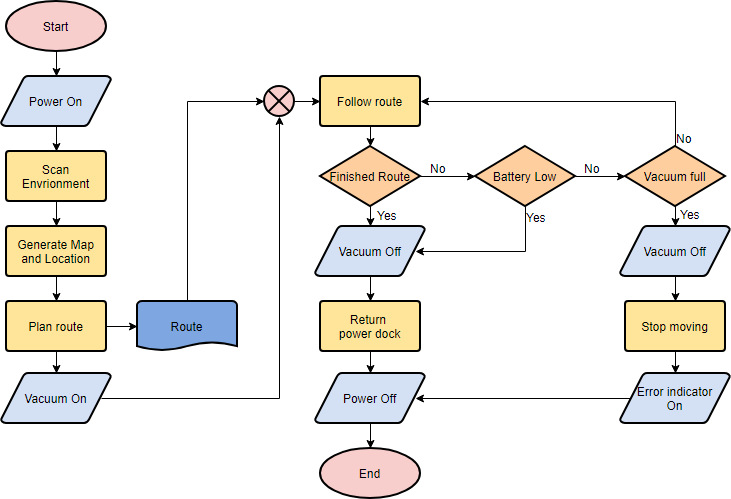
#> input picture data/input/test_flowchart.png, 731 x 499 px
$ python naive.py data/input/test_flowchart.png
#> lines starting #> are read from the running program, lines starting #| are printed output that depends on the picture; after the words box and inside, x2 and y2 are one past the last pixel; in counts of white or black regions, pixels touching at a corner belong together
#!/usr/bin/env python3
"""
naive.py – Pipeline Baseline "ngây thơ" (không có các cải tiến tối ưu)
======================================================================
Giữ nguyên cấu trúc 4 bước của pipeline chính (main.py) nhưng loại bỏ
toàn bộ các ý tưởng cải tiến, dùng làm mốc so sánh (baseline):

  Step 1 – Preprocessing:
      Otsu Threshold TOÀN CỤC duy nhất — KHÔNG dùng Adaptive Thresholding,
      KHÔNG có 2 ngưỡng High-C/Low-C riêng cho node và line,
      KHÔNG skeletonize.

  Step 2 – Node detection:
      findContours MỘT LƯỢT trực tiếp trên ảnh Otsu + đếm đỉnh
      approxPolyDP — KHÔNG Canny, KHÔNG phân tích phả hệ contour
      (RETR_TREE), KHÔNG RANSAC/khớp hình học, KHÔNG Iterative Masking,
      KHÔNG khử arrowhead, KHÔNG giới hạn kích thước node
      (MAX_NODE_WIDTH/HEIGHT), KHÔNG lọc Bad Node (chồng lấp/khổng lồ).

  Step 3 – Edge detection:
      HoughLinesP TOÀN CỤC + nối tâm gần nhất (Center Snapping) —
      KHÔNG Pairwise ROI Pathfinding, KHÔNG xác định hướng bằng
      arrowhead, KHÔNG hậu xử lý nét vẽ mồ côi (Leftover).

  Step 4 – OCR: Bỏ qua.

  Trực quan hóa: nối đường thẳng đâm xuyên tâm 2 node —
      KHÔNG bám quỹ đạo nét vẽ thực tế (fillPoly).

Usage:
    python naive.py path/to/image.png [-v]
"""

from __future__ import annotations

import argparse
import json
import logging
import sys
from pathlib import Path

import cv2
import numpy as np

logger = logging.getLogger("NaivePipeline")


def setup_logging(verbose: bool = False) -> None:
    level = logging.DEBUG if verbose else logging.INFO
    logging.basicConfig(
        level=level,
        format="%(asctime)s  %(levelname)-8s  %(name)s  %(message)s",
        datefmt="%H:%M:%S",
    )


# ── Step 1: Preprocessing (Otsu toàn cục, một ngưỡng duy nhất) ──

def naive_preprocess(gray: np.ndarray, image_stem: str) -> np.ndarray:
    """Nhị phân hóa bằng Otsu toàn cục. Một ảnh duy nhất dùng chung
    cho cả detect node lẫn detect line (không Dual-C, không skeleton)."""
    _, binary = cv2.threshold(
        gray, 0, 255, cv2.THRESH_BINARY_INV + cv2.THRESH_OTSU
    )
    step1_dir = Path("data/step1_preprocessed")
    step1_dir.mkdir(parents=True, exist_ok=True)
    cv2.imwrite(str(step1_dir / f"{image_stem}_naive_preprocessed.png"), binary)
    return binary


# ── Step 2: Node detection (một lượt contour, không lọc gì) ─────

def naive_detect_nodes(binary: np.ndarray) -> list[dict]:
    """Quét contour MỘT lượt duy nhất trên ảnh nhị phân Otsu, phân loại
    thô bằng số đỉnh. Dùng RETR_LIST để lấy mọi contour (kể cả lỗ bên
    trong các khối) nhưng KHÔNG phân tích quan hệ cha–con của phả hệ,
    không giới hạn kích thước, không lọc chồng lấp, không mask-and-repeat.
    Hệ quả: khối liên thông bao ngoài cũng bị nhận nhầm thành một node
    khổng lồ và không có bộ lọc nào loại nó ra."""
    contours, _ = cv2.findContours(
        binary, cv2.RETR_LIST, cv2.CHAIN_APPROX_SIMPLE
    )

    nodes = []
    for cnt in contours:
        area = cv2.contourArea(cnt)
        if area < 300:  # chỉ lọc nhiễu li ti, không có giới hạn trên
            continue

        x, y, w, h = cv2.boundingRect(cnt)
        peri = cv2.arcLength(cnt, True)
        approx = cv2.approxPolyDP(cnt, 0.04 * peri, True)
        verts = len(approx)

        # Phân loại ngây thơ: chỉ dựa vào số đỉnh
        if verts == 4:
            node_type = "Process"
        elif verts == 3:
            node_type = "Decision"
        elif verts > 4:
            node_type = "Connector" if 0.8 < w / h < 1.2 else "Terminal"
        else:
            node_type = "Process"

        nodes.append({
            "id": f"n{len(nodes) + 1}",
            "type": node_type,
            "bbox": [int(x), int(y), int(w), int(h)],
            "center": (int(x + w // 2), int(y + h // 2)),
        })

    logger.info("Detected %d nodes (single-pass, no filtering)", len(nodes))
    return nodes


# ── Step 3: Edge detection (Hough toàn cục + Center Snapping) ───

def naive_detect_edges(binary: np.ndarray, nodes: list[dict]) -> list[dict]:
    """Chạy HoughLinesP trên ảnh nhị phân Otsu TOÀN cục, snap 2 đầu mút
    của mỗi đoạn thẳng về tâm node gần nhất. Không ROI theo cặp,
    không xác định hướng."""
    lines = cv2.HoughLinesP(
        binary, rho=1, theta=np.pi / 180,
        threshold=80, minLineLength=50, maxLineGap=15,
    )

    edges: list[dict] = []
    seen: set[tuple[str, str]] = set()

    if lines is None or len(nodes) < 2:
        logger.info("Detected 0 edges")
        return edges

    SNAP_DIST = 120.0  # ngưỡng snap lớn, chấp nhận sai
    for line in lines:
        x1, y1, x2, y2 = line[0]

        n1_best, n1_dist = None, SNAP_DIST
        n2_best, n2_dist = None, SNAP_DIST
        for node in nodes:
            cx, cy = node["center"]
            d1 = np.hypot(x1 - cx, y1 - cy)
            d2 = np.hypot(x2 - cx, y2 - cy)
            if d1 < n1_dist:
                n1_best, n1_dist = node["id"], d1
            if d2 < n2_dist:
                n2_best, n2_dist = node["id"], d2

        if n1_best and n2_best and n1_best != n2_best:
            pair = tuple(sorted([n1_best, n2_best]))
            if pair not in seen:
                seen.add(pair)
                # Không có arrowhead detection → hướng chỉ là thứ tự đầu mút
                edges.append({"source": n1_best, "target": n2_best, "label": ""})

    logger.info("Detected %d edges (global Hough + center snapping)", len(edges))
    return edges


# ── Visualization (nối thẳng tâm, không bám nét vẽ) ─────────────

NODE_COLORS = {
    "Process": (0, 255, 0),
    "Decision": (0, 165, 255),
    "Connector": (255, 0, 0),
    "Terminal": (255, 255, 0),
}


def naive_visualize(img: np.ndarray, nodes: list[dict], edges: list[dict],
                    out_path: Path) -> None:
    from utils.visualization import append_legend

    vis = img.copy()
    colors = NODE_COLORS

    for node in nodes:
        x, y, w, h = node["bbox"]
        color = colors.get(node["type"], (0, 255, 0))
        cv2.rectangle(vis, (x, y), (x + w, y + h), color, 2)
        cv2.putText(vis, f'{node["id"]}:{node["type"]}', (x, max(y - 5, 12)),
                    cv2.FONT_HERSHEY_SIMPLEX, 0.45, color, 1, cv2.LINE_AA)

    node_map = {n["id"]: n for n in nodes}
    for edge in edges:
        n1 = node_map.get(edge["source"])
        n2 = node_map.get(edge["target"])
        if n1 and n2:
            # Đường thẳng ảo đâm xuyên tâm — không theo quỹ đạo nét vẽ thật
            cv2.line(vis, n1["center"], n2["center"], (0, 0, 255), 2)
            cv2.circle(vis, n1["center"], 6, (255, 0, 0), -1)
            cv2.circle(vis, n2["center"], 6, (255, 0, 0), -1)

    vis = append_legend(vis, [
        *[("rect", name, color) for name, color in NODE_COLORS.items()],
        ("line", "Edge (straight center line)", (0, 0, 255)),
        ("dot", "Snapped endpoint", (255, 0, 0)),
    ])
    cv2.imwrite(str(out_path), vis)


# ── Pipeline ────────────────────────────────────────────────────

def run_naive_pipeline(image_path: Path) -> dict:
    logger.info("=" * 60)
    logger.info("NAIVE PIPELINE START: %s", image_path.name)
    logger.info("=" * 60)

    img = cv2.imread(str(image_path))
    if img is None:
        raise FileNotFoundError(f"Không thể đọc ảnh: {image_path}")

    output_dir = Path("data/output")
    output_dir.mkdir(parents=True, exist_ok=True)

    gray = cv2.cvtColor(img, cv2.COLOR_BGR2GRAY)

    # Step 1 – một ảnh nhị phân duy nhất dùng chung cho mọi bước sau
    logger.info("▶ Step 1: Preprocessing (Global Otsu, single threshold)")
    binary = naive_preprocess(gray, image_path.stem)

    # Step 2 – node detection một lượt, không tinh chỉnh
    logger.info("▶ Step 2: Node detection (single-pass contours)")
    nodes = naive_detect_nodes(binary)
    logger.info("▶ Step 2b: Fine-tuning — SKIPPED (no size limit, no bad-node filter)")

    # Step 3 – Hough toàn cục
    logger.info("▶ Step 3: Edge detection (global HoughLinesP)")
    edges = naive_detect_edges(binary, nodes)
    logger.info("▶ Step 3b: Fine-tuning — SKIPPED (no leftover detection)")

    # Step 4 – bỏ qua
    logger.info("▶ Step 4: OCR — SKIPPED")

    graph = {
        "source_image": image_path.name,
        "nodes": [
            {"id": n["id"], "type": n["type"], "text": "",
             "bbox": n["bbox"], "is_bad": False}
            for n in nodes
        ],
        "edges": edges,
    }

    json_path = output_dir / f"{image_path.stem}_naive_graph.json"
    with open(json_path, "w", encoding="utf-8") as f:
        json.dump(graph, f, indent=2, ensure_ascii=False)
    logger.info("✓ Graph JSON → %s", json_path)

    vis_path = output_dir / f"{image_path.stem}_naive_result.png"
    naive_visualize(img, nodes, edges, vis_path)
    logger.info("✓ Visualisation → %s", vis_path)

    logger.info("NAIVE PIPELINE COMPLETE: %s  (%d nodes, %d edges)",
                image_path.name, len(graph["nodes"]), len(graph["edges"]))
    return graph


def main() -> None:
    parser = argparse.ArgumentParser(
        description="Naive baseline flowchart digitisation (no optimisations)."
    )
    parser.add_argument(
        "image", nargs="?", type=Path, default=None,
        help="Path to a flowchart image. "
             "Defaults to data/input/test_flowchart.png.",
    )
    parser.add_argument("-v", "--verbose", action="store_true",
                        help="Enable debug logging.")
    args = parser.parse_args()

    setup_logging(args.verbose)

    img_path = args.image or Path("data/input/test_flowchart.png")
    if not img_path.exists():
        logger.error("Không tìm thấy file ảnh: %s", img_path)
        sys.exit(1)

    run_naive_pipeline(img_path)
#> in run_naive_pipeline, img is the input picture: shape (499, 731, 3); mean B, G, R 232.3, 237.1, 239.6
#> in run_naive_pipeline, `gray = cv2.cvtColor(img, cv2.COLOR_BGR2GRAY)`:
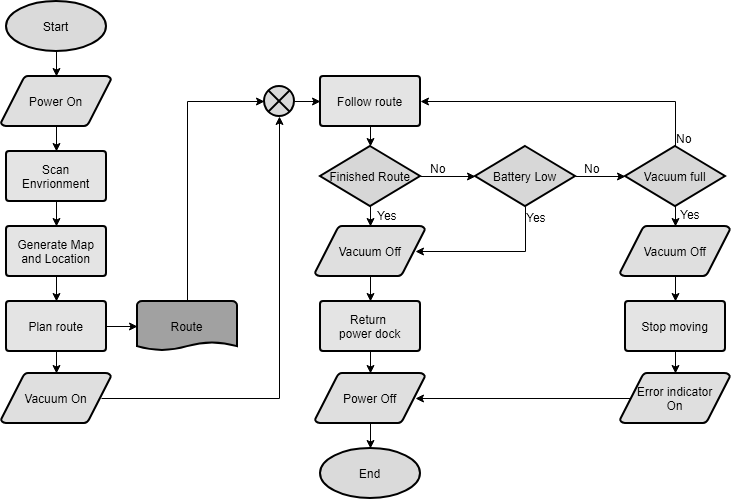
#> gray: shape (499, 731); min 0, max 255, mean 237.2
#> in naive_preprocess, `_, binary = cv2.threshold( gray, 0, 255, cv2.THRESH_BINARY_INV + cv2.T..`:
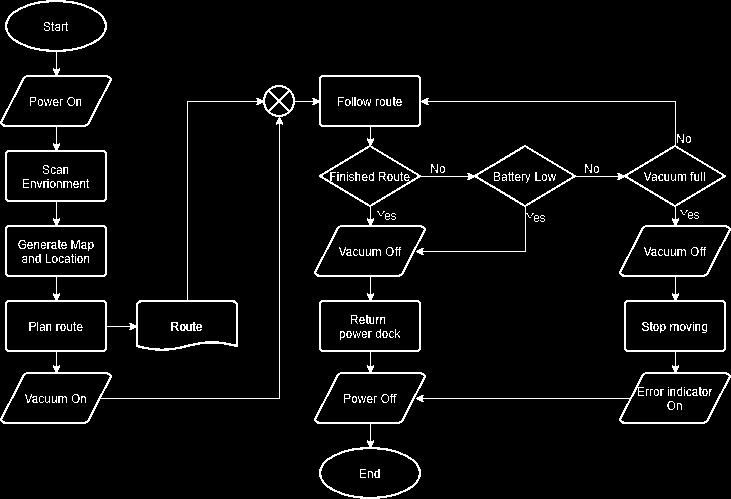
#> binary: shape (499, 731); 4.6% white in thin lines or dots
#> in naive_detect_nodes, `contours, _ = cv2.findContours( binary, cv2.RETR_LIST, cv2.CHAIN_APPRO..`: contours = 301 contours, 225 with area under 20; largest, box (x1, y1, x2, y2) and area: (0, 0, 731, 499) 130578, (56, 101, 280, 399) 30618, (370, 101, 676, 177) 18336, (625, 301, 725, 351) 4843, (320, 301, 420, 351) 4843
#> the loop in naive_detect_nodes, `for cnt in contours:` made 301 passes
#> (area, x, y, w, h, peri, approx, verts) on passes 5, 50, 51, 52: (3759, 320, 448, 100, 50, 251.5, [[320, 471], [376, 448], [419, 474], [363, 497]], 4), (4216, 620, 373, 110, 50, 327.7, [[620, 419], [645, 373], [729, 376], [703, 422]], 4), (4219, 315, 373, 110, 50, 283.2, [[315, 419], [340, 373], [424, 376], [398, 422]], 4), (4218, 1, 373, 110, 50, 283.2, [[1, 419], [26, 373], [110, 376], [84, 422]], 4)
#> (area, x, y, w, h, peri, verts, node_type) on passes 110, 111, 112, 113, 165, 166: (4843, 625, 301, 100, 50, 291.3, 4, 'Process'), (4843, 320, 301, 100, 50, 291.3, 4, 'Process'), (4325.5, 137, 301, 100, 49, 286.5, 4, 'Process'), (4843, 6, 301, 100, 50, 291.3, 4, 'Process'), (4219, 620, 226, 110, 50, 283.2, 4, 'Process'), (4219, 315, 226, 110, 50, 283.2, 4, 'Process')
#> after the loop in naive_detect_nodes, `for cnt in contours:`: nodes = 21 items
#> in naive_detect_edges, `lines = cv2.HoughLinesP( binary, rho=1, theta=np.pi / 180, threshold=8..`: lines = 75 rows, first 6: [138, 301, 235, 301], [187, 101, 320, 101], [139, 300, 234, 300], [11, 398, 279, 398], [279, 397, 279, 85], [6, 275, 105, 275]
#> the loop in naive_detect_edges, `for line in lines:` made 75 passes
#> (x1, y1, x2, y2, pair) on passes 4, 5, 11, 14, 15, 20, 28, 32, 43, 63, 67: (11, 398, 279, 398, ('n3', 'n4')), (279, 397, 279, 85, ('n18', 'n3')), (338, 226, 423, 226, ('n10', 'n21')), (319, 176, 477, 176, ('n14', 'n15')), (340, 225, 421, 225, ('n10', 'n21')), (325, 251, 525, 251, ('n14', 'n21')), (56, 299, 56, 248, ('n11', 'n8')), (370, 331, 370, 275, ('n10', 'n6')), (419, 101, 674, 101, ('n13', 'n18')), (317, 276, 401, 275, ('n10', 'n21')), (342, 255, 423, 254, ('n10', 'n21'))
#> (x1, y1, x2, y2) on passes 1, 2, 3, 6, 7, 8: (138, 301, 235, 301), (187, 101, 320, 101), (139, 300, 234, 300), (6, 275, 105, 275), (621, 422, 706, 422), (625, 350, 724, 350)
#> after the loop in naive_detect_edges, `for line in lines:`: edges = 8 items


if __name__ == "__main__":
#> (the run stopped early here; a loop or call above may not have finished)

$ run again, with data/input/image.png copied over data/input/test_flowchart.png
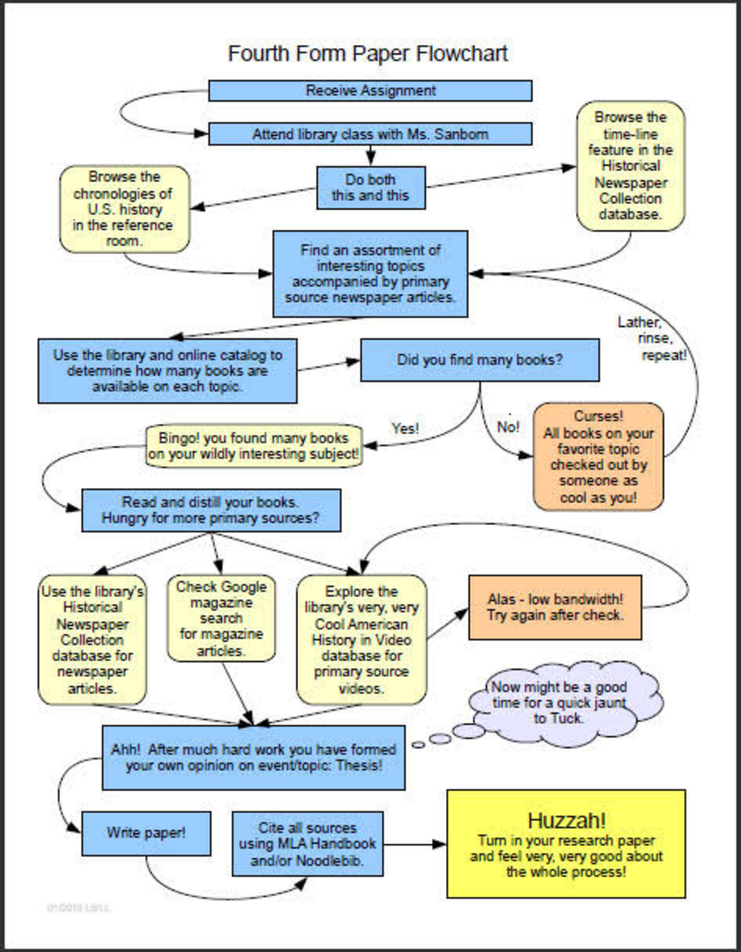
#> input picture data/input/image.png, 741 x 952 px, shrunk from 1419 x 1824 before the run
#> in run_naive_pipeline, img is the input picture: shape (952, 741, 3); mean B, G, R 219.8, 224.1, 218.8
#> in run_naive_pipeline, `gray = cv2.cvtColor(img, cv2.COLOR_BGR2GRAY)`:
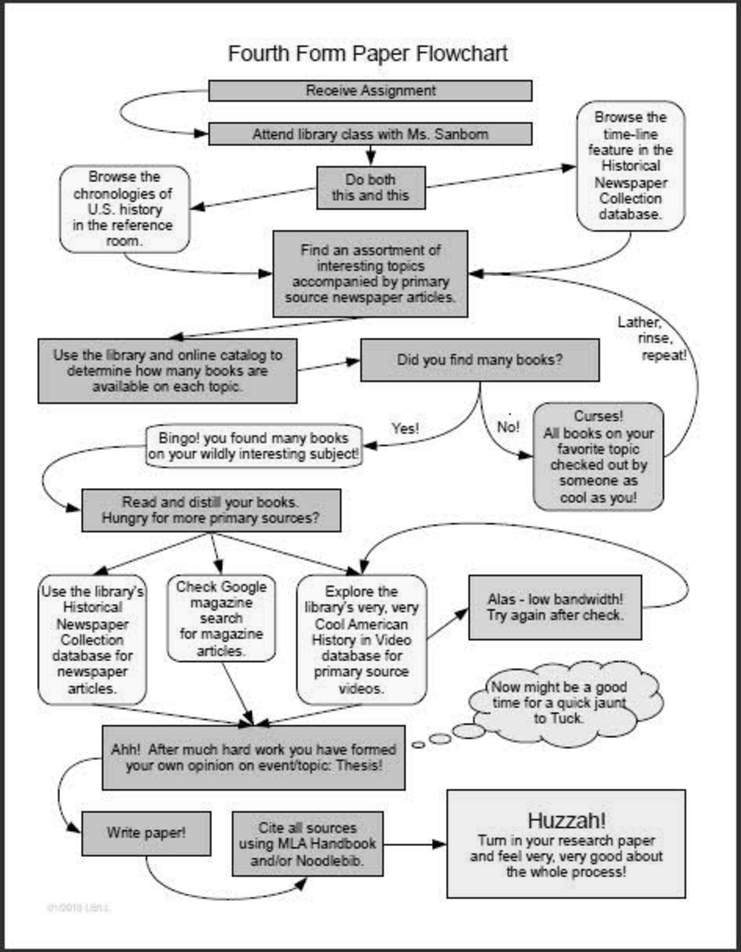
#> gray: shape (952, 741); min 0, max 255, mean 222
#> in naive_preprocess, `_, binary = cv2.threshold( gray, 0, 255, cv2.THRESH_BINARY_INV + cv2.T..`:
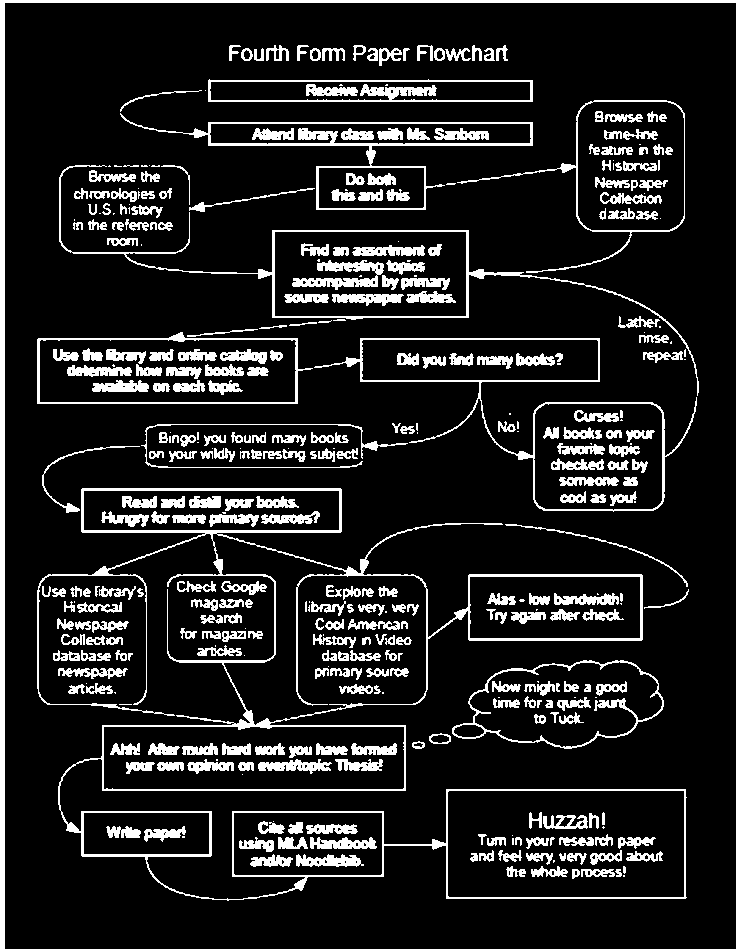
#> binary: shape (952, 741); 13.4% white; 401 white regions (83 under 20 px)
#> contours = 916 contours, 576 with area under 20; largest, box (x1, y1, x2, y2) and area: (0, 0, 741, 952) 703740, (4, 2, 737, 950) 693202, (37, 488, 687, 901) 112118, (447, 790, 685, 898) 25354, (212, 533, 427, 726) 24996
#> the loop in naive_detect_nodes, `for cnt in contours:` made 916 passes
#> (area, x, y, w, h, peri, approx, verts) on pass 39: (517, 296, 854, 68, 13, 198.9, [[296, 855], [298, 866], [363, 865], [355, 855]], 4)
#> after the loop in naive_detect_nodes, `for cnt in contours:`: nodes = 54 items
#> lines = 513 rows, first 6: [740, 951, 740, 0], [4, 951, 4, 0], [738, 951, 738, 0], [0, 951, 0, 0], [1, 951, 1, 0], [739, 951, 739, 0]
#> the loop in naive_detect_edges, `for line in lines:` made 513 passes
#> (x1, y1, x2, y2, pair) on passes 16, 17, 19, 20, 21, 22, 23, 24: (102, 789, 405, 789, ('n11', 'n6')), (360, 339, 599, 339, ('n27', 'n35')), (102, 790, 405, 790, ('n11', 'n6')), (38, 338, 297, 338, ('n29', 'n30')), (468, 575, 642, 575, ('n17', 'n18')), (37, 359, 297, 359, ('n29', 'n30')), (68, 374, 264, 367, ('n29', 'n30')), (208, 101, 532, 101, ('n44', 'n45'))
